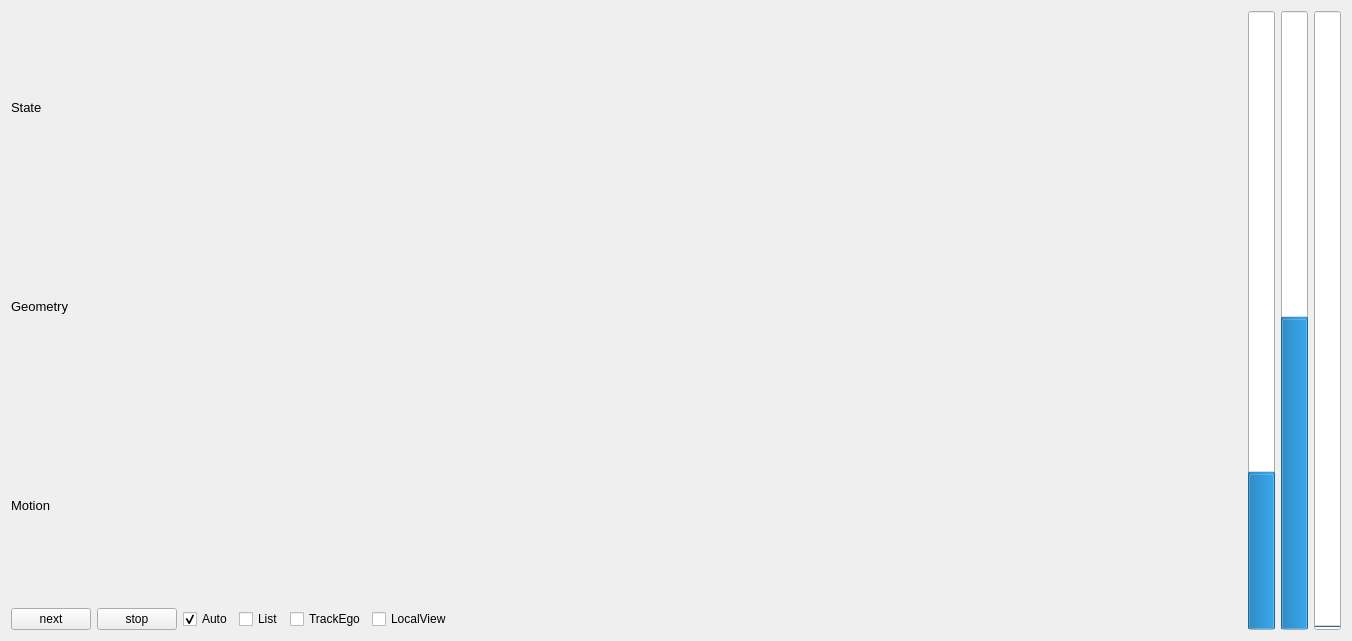
<?xml version="1.0" encoding="UTF-8"?>
<ui version="4.0">
 <class>MainWindow</class>
 <widget class="QMainWindow" name="MainWindow">
  <property name="geometry">
   <rect>
    <x>0</x>
    <y>0</y>
    <width>1352</width>
    <height>641</height>
   </rect>
  </property>
  <property name="windowTitle">
   <string>SSPF</string>
  </property>
  <widget class="QWidget" name="centralWidget">
   <layout class="QHBoxLayout" name="horizontalLayout_2">
    <item>
     <layout class="QVBoxLayout" name="verticalLayout">
      <item>
       <layout class="QVBoxLayout" name="layout"/>
      </item>
      <item>
       <widget class="QLabel" name="state">
        <property name="font">
         <font>
          <pointsize>10</pointsize>
          <weight>50</weight>
          <bold>false</bold>
         </font>
        </property>
        <property name="text">
         <string>State</string>
        </property>
       </widget>
      </item>
      <item>
       <widget class="QLabel" name="geometry">
        <property name="font">
         <font>
          <pointsize>10</pointsize>
         </font>
        </property>
        <property name="text">
         <string>Geometry</string>
        </property>
       </widget>
      </item>
      <item>
       <widget class="QLabel" name="motion">
        <property name="font">
         <font>
          <pointsize>10</pointsize>
         </font>
        </property>
        <property name="text">
         <string>Motion</string>
        </property>
       </widget>
      </item>
      <item>
       <layout class="QHBoxLayout" name="horizontalLayout">
        <item>
         <widget class="QPushButton" name="next">
          <property name="text">
           <string>next</string>
          </property>
         </widget>
        </item>
        <item>
         <widget class="QPushButton" name="stop">
          <property name="text">
           <string>stop</string>
          </property>
         </widget>
        </item>
        <item>
         <widget class="QCheckBox" name="trigger">
          <property name="text">
           <string>Auto</string>
          </property>
          <property name="checked">
           <bool>true</bool>
          </property>
         </widget>
        </item>
        <item>
         <widget class="QCheckBox" name="list">
          <property name="text">
           <string>List</string>
          </property>
          <property name="checked">
           <bool>false</bool>
          </property>
         </widget>
        </item>
        <item>
         <widget class="QCheckBox" name="ego">
          <property name="text">
           <string>TrackEgo</string>
          </property>
         </widget>
        </item>
        <item>
         <widget class="QCheckBox" name="local">
          <property name="text">
           <string>LocalView</string>
          </property>
         </widget>
        </item>
        <item>
         <spacer name="horizontalSpacer">
          <property name="orientation">
           <enum>Qt::Horizontal</enum>
          </property>
          <property name="sizeHint" stdset="0">
           <size>
            <width>40</width>
            <height>20</height>
           </size>
          </property>
         </spacer>
        </item>
       </layout>
      </item>
     </layout>
    </item>
    <item>
     <widget class="QProgressBar" name="speed">
      <property name="font">
       <font>
        <pointsize>12</pointsize>
       </font>
      </property>
      <property name="minimum">
       <number>-36</number>
      </property>
      <property name="maximum">
       <number>108</number>
      </property>
      <property name="value">
       <number>0</number>
      </property>
      <property name="orientation">
       <enum>Qt::Vertical</enum>
      </property>
      <property name="format">
       <string>%v km/h</string>
      </property>
     </widget>
    </item>
    <item>
     <widget class="QProgressBar" name="omega">
      <property name="font">
       <font>
        <pointsize>12</pointsize>
       </font>
      </property>
      <property name="minimum">
       <number>-180</number>
      </property>
      <property name="maximum">
       <number>180</number>
      </property>
      <property name="value">
       <number>0</number>
      </property>
      <property name="orientation">
       <enum>Qt::Vertical</enum>
      </property>
      <property name="format">
       <string>%v deg/s</string>
      </property>
     </widget>
    </item>
    <item>
     <widget class="QProgressBar" name="timecost">
      <property name="font">
       <font>
        <pointsize>12</pointsize>
       </font>
      </property>
      <property name="maximum">
       <number>2000</number>
      </property>
      <property name="value">
       <number>0</number>
      </property>
      <property name="orientation">
       <enum>Qt::Vertical</enum>
      </property>
      <property name="format">
       <string>%v ms</string>
      </property>
     </widget>
    </item>
   </layout>
  </widget>
 </widget>
 <layoutdefault spacing="6" margin="11"/>
 <resources/>
 <connections/>
</ui>
